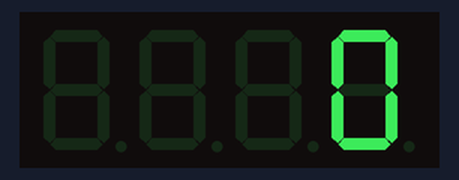
Bench run of a sketch on a simulated Arduino Uno, built with avr-gcc and run on an emulated ATmega328P. Parts: 4-digit seven-segment display.

Above: at 0.1 s.
At 4.2 s:
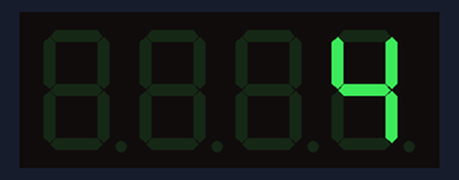
At 9.3 s:
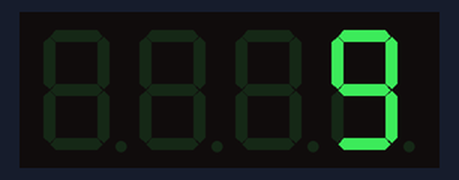
At 19.5 s:
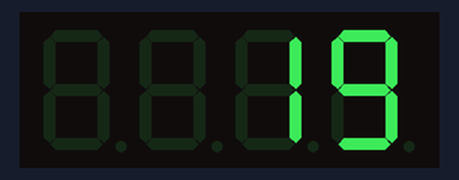
At 28.7 s:
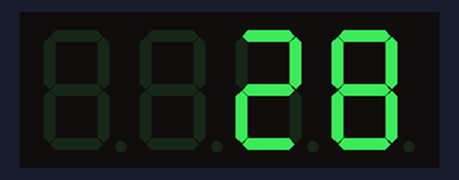
At 38.9 s:
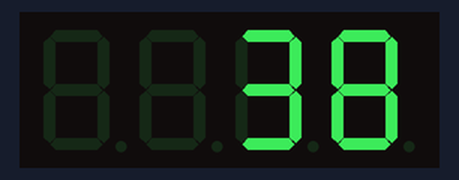

Measured:
- what the display in image 1 shows lasts 1.0 s, from 4.1 s to 5.1 s

The sketch:

01.ino
```cpp
#include <TM1637Display.h>

// 定義TM1637顯示器連接的引腳
#define CLK 2
#define DIO 3

// 初始化TM1637顯示器對象
TM1637Display display(CLK, DIO);

void setup() {
  // 設置亮度，範圍為0（最暗）到7（最亮）
  display.setBrightness(7);
}

void loop() {
  for (int minutes = 0; minutes < 60; minutes++) {
    for (int seconds = 0; seconds < 60; seconds++) {
      // 計算要顯示的數字
      int displayTime = minutes * 100 + seconds;

      // 顯示時間
      display.showNumberDec(displayTime, false);

      // 等待1秒
      delay(1000);
    }
  }
}
```
